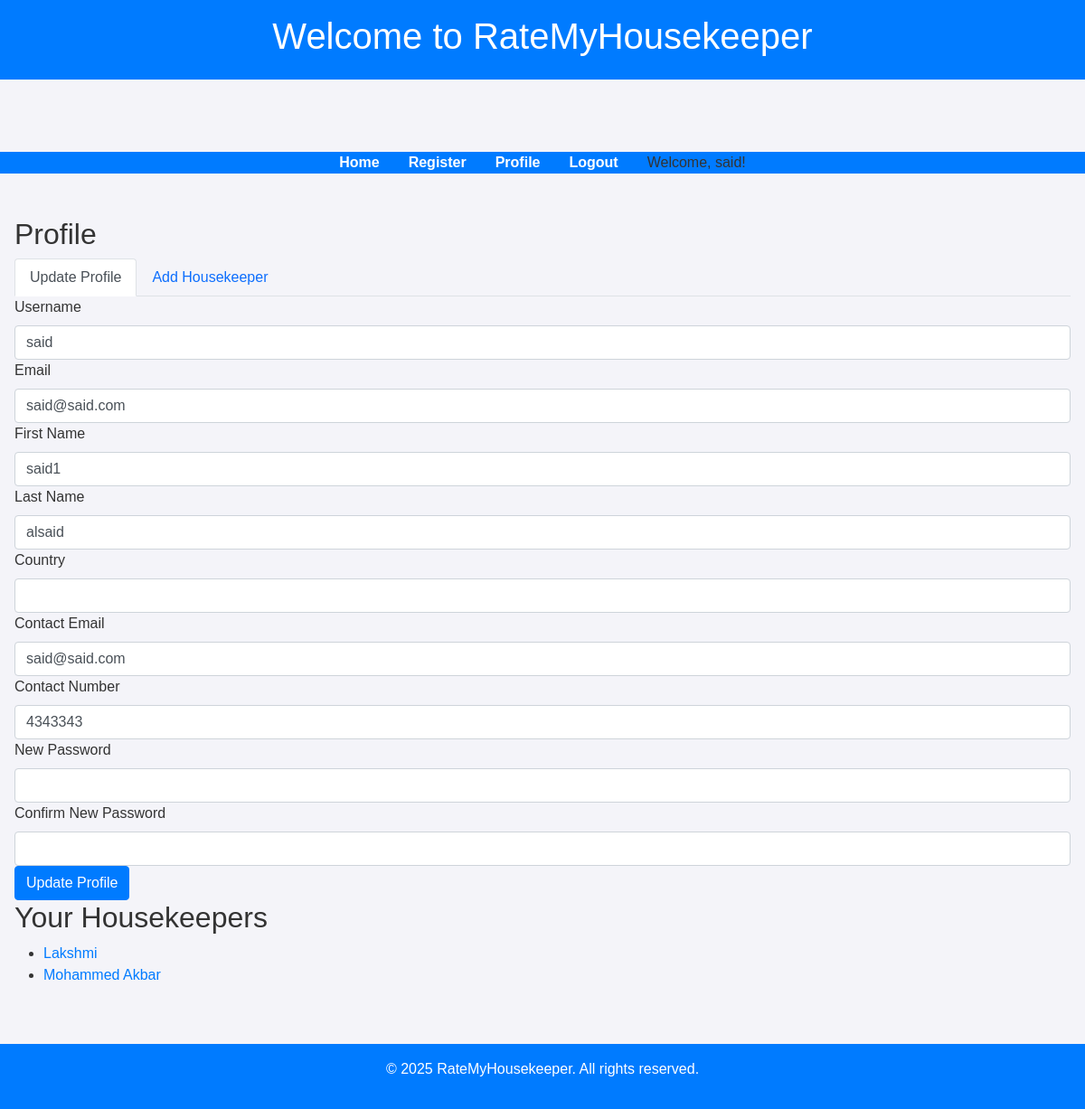
The page /profile (signed in) on the database its author committed.
### app/models.py (models this page shows, shortened)
class User(UserMixin, db.Model):
    id = db.Column(db.Integer, primary_key=True)
    username = db.Column(db.String(150), nullable=False, unique=True)
    email = db.Column(db.String(150), nullable=False, unique=True)
    password = db.Column(db.String(256), nullable=False)  # Store hashed passwords
    first_name = db.Column(db.String(64), nullable=True)
    last_name = db.Column(db.String(64), nullable=True)
    country = db.Column(db.String(64), nullable=True)
    contact_email = db.Column(db.String(120), nullable=True)
    contact_number = db.Column(db.String(20), nullable=True)
    ratings = db.relationship('Rating', back_populates='author', lazy=True, overlaps="user_ratings,author")  # Refined overlaps
    housekeepers = db.relationship('Housekeeper', back_populates='user', lazy=True)

class Housekeeper(db.Model):
    id = db.Column(db.Integer, primary_key=True)
    name = db.Column(db.String(100), nullable=False)
    passport_number = db.Column(db.String(50), unique=True)
    nationality = db.Column(db.String(100))
    working_countries = db.Column(db.String(500), nullable=False)  # Store as a comma-separated string
    note = db.Column(db.Text, nullable=True)
    user_id = db.Column(db.Integer, db.ForeignKey('user.id'), nullable=False)
    user = db.relationship('User', back_populates='housekeepers', lazy=True)
    ratings = db.relationship('Rating', back_populates='evaluated_housekeeper', lazy=True)

### app/routes.py (the view, shortened to what this page needs)
@main.route("/profile", methods=["GET", "POST"])
@login_required
def profile():
    profile_form = ProfileForm()
    housekeeper_form = HousekeeperForm()
    profile_form.username.data = current_user.username
    profile_form.email.data = current_user.email
    profile_form.first_name.data = current_user.first_name
    profile_form.last_name.data = current_user.last_name
    profile_form.country.data = current_user.country
    profile_form.contact_email.data = current_user.contact_email
    profile_form.contact_number.data = current_user.contact_number
    housekeepers = current_user.housekeepers
    return render_template(
        "profile.html",
        profile_form=profile_form,
        housekeeper_form=housekeeper_form,
        housekeepers=housekeepers
    )

### app/forms.py
class ProfileForm(FlaskForm):
    username = StringField('Username', validators=[DataRequired(), Length(min=2, max=20)])
    email = StringField('Email', validators=[DataRequired(), Email()])
    first_name = StringField('First Name', validators=[Optional()])
    last_name = StringField('Last Name', validators=[Optional()])
    country = SelectField("Country", choices=COUNTRIES, validators=[DataRequired()])
    contact_email = StringField('Contact Email', validators=[Optional(), Email()])
    contact_number = StringField('Contact Number', validators=[Optional()])
    password = PasswordField('New Password', validators=[Optional()])
    confirm_password = PasswordField("Confirm New Password")  # Add this field
    submit = SubmitField('Update Profile')

class HousekeeperForm(FlaskForm):
    name = StringField('Name', validators=[DataRequired()])
    passport_number = StringField('Passport Number', validators=[DataRequired()])
    nationality = SelectField("Nationality", choices=COUNTRIES, validators=[DataRequired()])
    working_countries = SelectMultipleField(
        "Working Countries",
        choices=COUNTRIES,
        validators=[DataRequired()]
    )
    note = TextAreaField('Note', validators=[Optional()])
    submit = SubmitField('Add Housekeeper')

### app/__init__.py (called while the page is built)
@login_manager.user_loader
def load_user(user_id):
    from app.models import User  # Import User model here to avoid circular imports
    return User.query.get(int(user_id))  # Load the user from the database by ID

### app/templates/profile.html (shortened to what this page needs)
{% extends "base.html" %}
{% block content %}
    <h2>Profile</h2>
    <ul class="nav nav-tabs" id="profileTabs" role="tablist">
        <li class="nav-item">
            <a class="nav-link active" id="update-profile-tab" data-toggle="tab" href="#update-profile" role="tab" aria-controls="update-profile" aria-selected="true">Update Profile</a>
        </li>
        <li class="nav-item">
            <a class="nav-link" id="add-housekeeper-tab" data-toggle="tab" href="#add-housekeeper" role="tab" aria-controls="add-housekeeper" aria-selected="false">Add Housekeeper</a>
        </li>
    </ul>
    <div class="tab-content" id="profileTabsContent">
        <div class="tab-pane fade show active" id="update-profile" role="tabpanel" aria-labelledby="update-profile-tab">
            <form method="POST">
                <div>
                    {{ profile_form.username.label }}<br>
                    {{ profile_form.username(class="form-control", value=profile_form.username.data) }}
                </div>
                <div>
                    {{ profile_form.email.label }}<br>
                    {{ profile_form.email(class="form-control", value=profile_form.email.data) }}
                </div>
                <div>
                    {{ profile_form.first_name.label }}<br>
                    {{ profile_form.first_name(class="form-control", value=profile_form.first_name.data) }}
                </div>
                <div>
                    {{ profile_form.last_name.label }}<br>
                    {{ profile_form.last_name(class="form-control", value=profile_form.last_name.data) }}
                </div>
                <div>
                    {{ profile_form.country.label }}<br>
                    {{ profile_form.country(class="form-control", value=profile_form.country.data) }}
                </div>
                <div>
                    {{ profile_form.contact_email.label }}<br>
                    {{ profile_form.contact_email(class="form-control", value=profile_form.contact_email.data) }}
                </div>
                <div>
                    {{ profile_form.contact_number.label }}<br>
                    {{ profile_form.contact_number(class="form-control", value=profile_form.contact_number.data) }}
                </div>
                <div>
                    {{ profile_form.password.label }}<br>
                    {{ profile_form.password(class="form-control") }}
                </div>
                <div>
                    {{ profile_form.confirm_password.label }}<br>
                    {{ profile_form.confirm_password(class="form-control") }}
                </div>
                <div>
                    {{ profile_form.submit(class="btn btn-primary") }}
                </div>
            </form>
        </div>
    </div>
    <h2>Your Housekeepers</h2>
    <ul>
        {% for housekeeper in housekeepers %}
        <li>
            <a href="{{ url_for('main.housekeeper_detail', hk_id=housekeeper.id) }}">{{ housekeeper.name }}</a>
        </li>
        {% endfor %}
    </ul>
{% endblock %}

### app/templates/base.html (shortened to what this page needs)
<!DOCTYPE html>
<html lang="en">
<head>
    <link href="https://cdn.jsdelivr.net/npm/bootstrap@5.3.0/dist/css/bootstrap.min.css" rel="stylesheet">
    <link href="https://cdn.jsdelivr.net/npm/bootstrap@4.6.2/dist/css/bootstrap.min.css" rel="stylesheet">
    <link href="https://cdnjs.cloudflare.com/ajax/libs/font-awesome/5.15.4/css/all.min.css" rel="stylesheet">
    <link rel="stylesheet" href="https://cdnjs.cloudflare.com/ajax/libs/font-awesome/6.0.0-beta3/css/all.min.css">
    <link href="https://cdn.jsdelivr.net/npm/bootstrap@4.6.2/dist/css/bootstrap.min.css" rel="stylesheet">
</head>
<body>
    <header>
        <h1>Welcome to RateMyHousekeeper</h1>
    </header>
        <div class="container mt-3">
        </div>
    <nav>
        <ul>
            <li><a href="{{ url_for('main.home') }}">Home</a></li>
            <li><a href="{{ url_for('main.register') }}">Register</a></li>
            {% if current_user.is_authenticated %}
                <li><a href="{{ url_for('main.profile') }}">Profile</a></li>
                <li><a href="{{ url_for('main.logout') }}">Logout</a></li>
                <li>Welcome, {{ current_user.username }}!</li>
            {% else %}
                <li><a href="{{ url_for('main.login') }}">Login</a></li>
            {% endif %}
        </ul>
    </nav>
    <div class="container">
        {% block content %}{% endblock %}
    </div>
    <footer>
        <p>&copy; 2025 RateMyHousekeeper. All rights reserved.</p>
    </footer>
</body>
</html>

### app/templates/base.html (style rules this page uses)
body { font-family: Arial, sans-serif; margin: 0; padding: 0; background-color: #f4f4f9; color: #333; }
header { background-color: #007bff; color: #fff; padding: 1rem; text-align: center; }
nav ul { list-style: none; padding: 0; margin: 0; display: flex; justify-content: center; background-color: #007bff; }
nav ul li { margin: 0 1rem; }
nav ul li a { color: #fff; text-decoration: none; font-weight: bold; }
.container { max-width: 1200px; margin: 2rem auto; padding: 1rem; }
footer { text-align: center; padding: 1rem; background-color: #007bff; color: #fff; margin-top: 2rem; }

### rows shown on the page
User: username "said", email "said@said.com", first_name "said1", last_name "alsaid", contact_email "said@said.com", contact_number "4343343"
Housekeeper: name "Lakshmi"
Housekeeper: name "Mohammed Akbar"

### other values the page prints
{{ profile_form.username.label }} "Username"
{{ profile_form.email.label }} "Email"
{{ profile_form.first_name.label }} "First Name"
{{ profile_form.last_name.label }} "Last Name"
{{ profile_form.country.label }} "Country"
{{ profile_form.contact_email.label }} "Contact Email"
{{ profile_form.contact_number.label }} "Contact Number"
{{ profile_form.password.label }} "New Password"
{{ profile_form.confirm_password.label }} "Confirm New Password"
